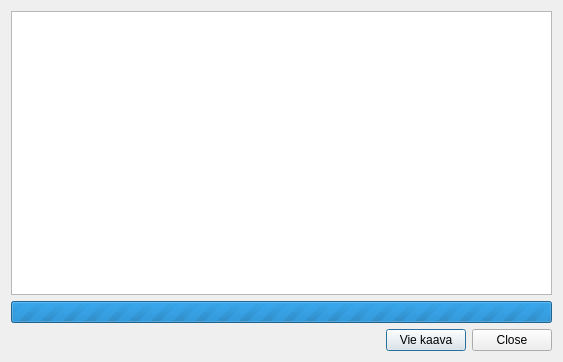
<?xml version="1.0" encoding="UTF-8"?>
<ui version="4.0">
 <class>PostPlanDialog</class>
 <widget class="QDialog" name="PostPlanDialog">
  <property name="geometry">
   <rect>
    <x>0</x>
    <y>0</y>
    <width>563</width>
    <height>362</height>
   </rect>
  </property>
  <property name="sizePolicy">
   <sizepolicy hsizetype="Minimum" vsizetype="Fixed">
    <horstretch>0</horstretch>
    <verstretch>0</verstretch>
   </sizepolicy>
  </property>
  <property name="windowTitle">
   <string>Vie kaava</string>
  </property>
  <property name="sizeGripEnabled">
   <bool>false</bool>
  </property>
  <layout class="QVBoxLayout" name="mainLayout">
   <item>
    <widget class="QListView" name="validationListView">
     <property name="sizePolicy">
      <sizepolicy hsizetype="Expanding" vsizetype="Expanding">
       <horstretch>0</horstretch>
       <verstretch>0</verstretch>
      </sizepolicy>
     </property>
    </widget>
   </item>
   <item>
    <widget class="QProgressBar" name="progressBar">
     <property name="minimum">
      <number>0</number>
     </property>
     <property name="maximum">
      <number>0</number>
     </property>
     <property name="value">
      <number>0</number>
     </property>
     <property name="textVisible">
      <bool>false</bool>
     </property>
    </widget>
   </item>
   <item>
    <layout class="QHBoxLayout" name="buttonLayout">
     <property name="sizeConstraint">
      <enum>QLayout::SetDefaultConstraint</enum>
     </property>
     <item>
      <spacer name="horizontalSpacer">
       <property name="orientation">
        <enum>Qt::Horizontal</enum>
       </property>
       <property name="sizeHint" stdset="0">
        <size>
         <width>40</width>
         <height>20</height>
        </size>
       </property>
      </spacer>
     </item>
     <item>
      <widget class="QPushButton" name="exportButton">
       <property name="sizePolicy">
        <sizepolicy hsizetype="Fixed" vsizetype="Preferred">
         <horstretch>0</horstretch>
         <verstretch>0</verstretch>
        </sizepolicy>
       </property>
       <property name="minimumSize">
        <size>
         <width>50</width>
         <height>0</height>
        </size>
       </property>
       <property name="layoutDirection">
        <enum>Qt::RightToLeft</enum>
       </property>
       <property name="text">
        <string>Vie kaava</string>
       </property>
      </widget>
     </item>
     <item>
      <widget class="QDialogButtonBox" name="dialogButtonBox">
       <property name="sizePolicy">
        <sizepolicy hsizetype="Fixed" vsizetype="Minimum">
         <horstretch>0</horstretch>
         <verstretch>0</verstretch>
        </sizepolicy>
       </property>
       <property name="contextMenuPolicy">
        <enum>Qt::PreventContextMenu</enum>
       </property>
       <property name="layoutDirection">
        <enum>Qt::RightToLeft</enum>
       </property>
       <property name="orientation">
        <enum>Qt::Horizontal</enum>
       </property>
       <property name="standardButtons">
        <set>QDialogButtonBox::Close</set>
       </property>
       <property name="centerButtons">
        <bool>false</bool>
       </property>
      </widget>
     </item>
    </layout>
   </item>
  </layout>
 </widget>
 <resources/>
 <connections/>
</ui>
